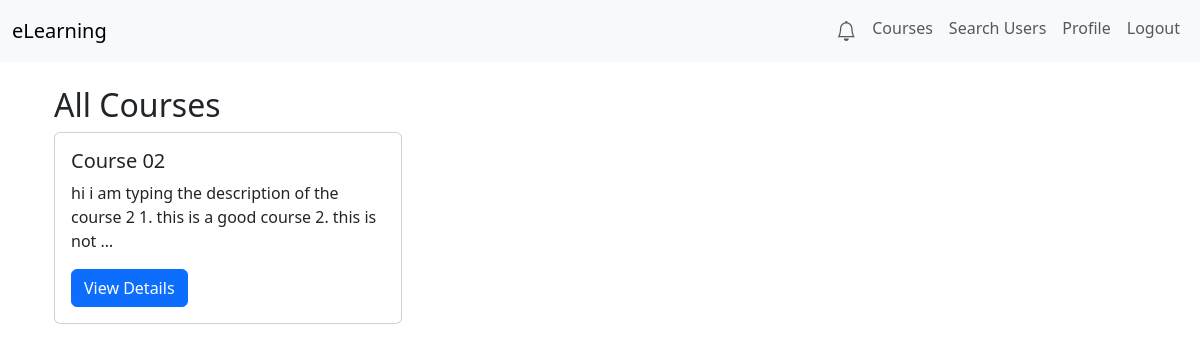
/courses/browse/ (signed in), run on an earlier commit of the app's database.
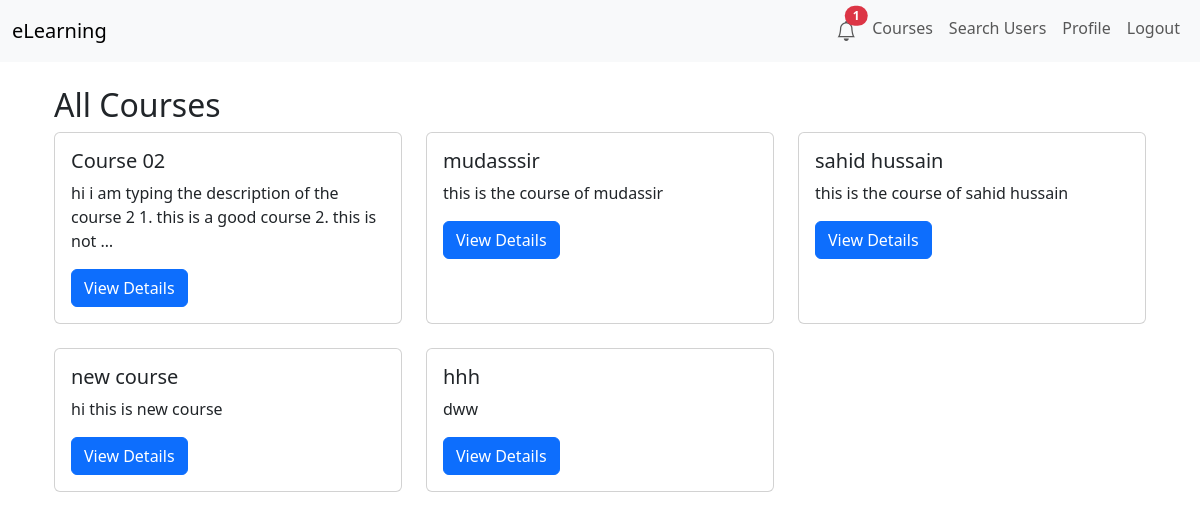
And on a later commit of the database.
### courses/models.py (models this page shows, shortened)
class Course(models.Model):
    title = models.CharField(max_length=200)
    description = models.TextField()
    teacher = models.ForeignKey(
        settings.AUTH_USER_MODEL,
        on_delete=models.CASCADE,
        related_name='courses'
    )
    created_at = models.DateTimeField(auto_now_add=True)

### courses/views.py (the view)
# urls.py: path('browse/', views.browse_courses, name='browse-courses'),
@login_required
def browse_courses(request):
    courses = Course.objects.all()
    return render(request, 'courses/browse_courses.html', {'courses': courses})

### users/context_processors.py (called while the page is built)
def unread_notifications(request):
    if request.user.is_authenticated:
        count = request.user.notifications.filter(is_read=False).count()
        return {'unread_count': count}
    else:
        return {'unread_count': 0}

### courses/templates/courses/browse_courses.html
{% extends "base.html" %}
{% block content %}
<div class="container mt-4">
    <h2>All Courses</h2>
    <div class="row">
        {% for course in courses %}
            <div class="col-md-4 mb-4">
                <div class="card h-100">
                    <div class="card-body">
                        <h5 class="card-title">{{ course.title }}</h5>
                        <p class="card-text">
                            {{ course.description|truncatewords:20 }}
                        </p>
                        <a href="{% url 'courses:course-detail' course_id=course.id %}" class="btn btn-primary">
                            View Details
                        </a>
                    </div>
                </div>
            </div>
        {% endfor %}
    </div>
</div>
{% endblock %}

### templates/base.html (shortened to what this page needs)
<!DOCTYPE html>
<html lang="en">
<head>
    {% load static %}
    <link href="https://cdn.jsdelivr.net/npm/bootstrap@5.3.0/dist/css/bootstrap.min.css" rel="stylesheet">
    <link rel="stylesheet" href="https://cdn.jsdelivr.net/npm/bootstrap-icons@1.10.5/font/bootstrap-icons.css">
</head>
<body>
    <nav class="navbar navbar-expand-lg navbar-light bg-light">
      <div class="container-fluid">
        <a class="navbar-brand" href="{% url 'home' %}">eLearning</a>
        <div class="collapse navbar-collapse" id="navbarNav">
          <ul class="navbar-nav ms-auto">
            {% if user.is_authenticated %}
              <li class="nav-item position-relative">
                <a class="nav-link" href="{% url 'users:notifications' %}">
                  <i class="bi bi-bell fs-5"></i>
                  {% if unread_count > 0 %}
                    <span class="position-absolute top-1 start-99 translate-middle badge rounded-pill bg-danger"
                        style="transform: translate(-40%, -20%);">
                      {{ unread_count }}
                    </span>
                  {% endif %}
                </a>
              </li>
            {% endif %}
            <li class="nav-item">
              <a class="nav-link" href="{% url 'courses:browse-courses' %}">Courses</a>
            </li>
            <li class="nav-item">
              <a class="nav-link" href="{% url 'users:global-search' %}">Search Users</a>
            </li>
            {% if user.is_authenticated %}
              <li class="nav-item">
                <a class="nav-link" href="{% url 'users:profile' %}">Profile</a>
              </li>
              <li class="nav-item">
                <a class="nav-link" href="{% url 'users:logout' %}">Logout</a>
              </li>
            {% endif %}
          </ul>
        </div>
      </div>
    </nav>
    <div class="container mt-4">
      {% block content %}
      {% endblock %}
    </div>
</body>
</html>

What changed in the data, as far as the page shows it:
added Course: title "mudasssir", description "this is the course of mudassir"
added Course: title "sahid hussain", description "this is the course of sahid hussain"
added Course: title "new course", description "hi this is new course"
added Course: title "hhh", description "dww"
Also different on the page:
{{ unread_count }}: (not shown) → "1"
